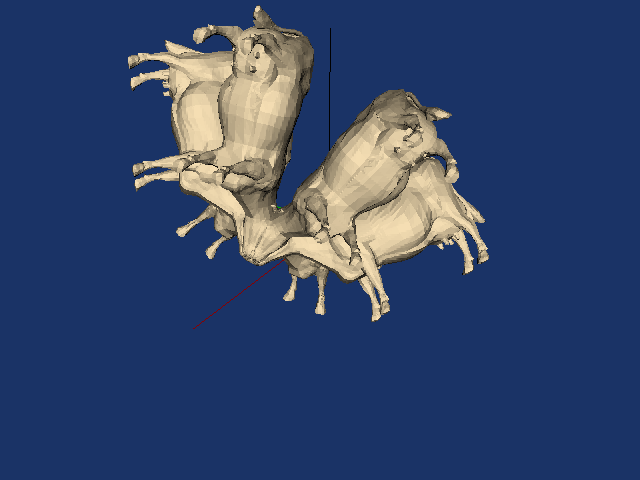

The Python source for this figure:
#!/usr/bin/env python

# The cow rotating about a vector passing through her nose, with the
# origin set to the nose tip at (6.11414, 1.27386, 0.015175).  Rendered
# with EraseOff overlay (VTK Textbook figure 3-33b).

import os
from pathlib import Path

# Factory overrides: importing these modules registers the OpenGL rendering
# and interaction style implementations for vtkRenderingCore factory classes.
import vtkmodules.vtkInteractionStyle  # noqa: F401
import vtkmodules.vtkRenderingOpenGL2  # noqa: F401

# VTK pipeline classes used in this example
from vtkmodules.vtkCommonTransforms import vtkTransform
from vtkmodules.vtkFiltersGeneral import vtkAxes
from vtkmodules.vtkIOGeometry import vtkBYUReader
from vtkmodules.vtkRenderingCore import (
    vtkActor,
    vtkPolyDataMapper,
    vtkRenderWindow,
    vtkRenderWindowInteractor,
    vtkRenderer,
)

# Colors (normalized RGB)
wheat = (0.961, 0.871, 0.702)
background = (0.102, 0.200, 0.400)

# Data directory
data_dir = Path(os.environ.get("VPE_DATA_DIR", Path(__file__).parent))

# Reader: load the cow geometry
reader = vtkBYUReader()
reader.SetGeometryFileName(str(data_dir / "cow.g"))
reader.Update()

# Mapper: map cow polygon data
cow_mapper = vtkPolyDataMapper()
cow_mapper.SetInputConnection(reader.GetOutputPort())
cow_mapper.ScalarVisibilityOff()

# Actor: the cow model with origin at the nose
cow_actor = vtkActor()
cow_actor.SetMapper(cow_mapper)
cow_actor.GetProperty().SetColor(wheat)

# Source: axes for orientation reference
axes_source = vtkAxes()
axes_source.SetScaleFactor(10)
axes_source.SetOrigin(0, 0, 0)

axes_mapper = vtkPolyDataMapper()
axes_mapper.SetInputConnection(axes_source.GetOutputPort())

axes_actor = vtkActor()
axes_actor.SetMapper(axes_mapper)

# Renderer: assemble the scene
renderer = vtkRenderer()
renderer.AddActor(cow_actor)
renderer.AddActor(axes_actor)
renderer.SetBackground(background)

# Window: display the rendered scene
render_window = vtkRenderWindow()
render_window.AddRenderer(renderer)
render_window.SetWindowName("walk cow transform sequence")
render_window.SetMultiSamples(0)
render_window.SetSize(640, 480)

# Interactor: handle mouse and keyboard events
interactor = vtkRenderWindowInteractor()
interactor.SetRenderWindow(render_window)

# Camera: position for the vector rotation view
bounds = cow_actor.GetBounds()
fp = [(bounds[i * 2 + 1] + bounds[i * 2]) / 2.0 for i in range(3)]
cow_actor.SetOrientation(0, 0, 0)
cow_actor.SetOrigin(6.11414, 1.27386, 0.015175)
cow_actor.SetPosition(0, 0, 0)
cow_transform = vtkTransform()
cow_transform.Identity()
cow_actor.SetUserMatrix(cow_transform.GetMatrix())
renderer.GetActiveCamera().SetPosition(31, 23, -21)
renderer.GetActiveCamera().SetFocalPoint(fp)
renderer.ResetCameraClippingRange()

# Animation: six 60° rotations about the nose vector with EraseOff overlay
render_window.Render()
render_window.Render()
render_window.EraseOff()
for _ in range(6):
    cow_actor.RotateWXYZ(60, 2.19574, -1.42455, -0.0331036)
    render_window.Render()
    render_window.Render()
render_window.EraseOn()

# Launch the interactive visualization
render_window.EraseOff()
interactor.Start()
